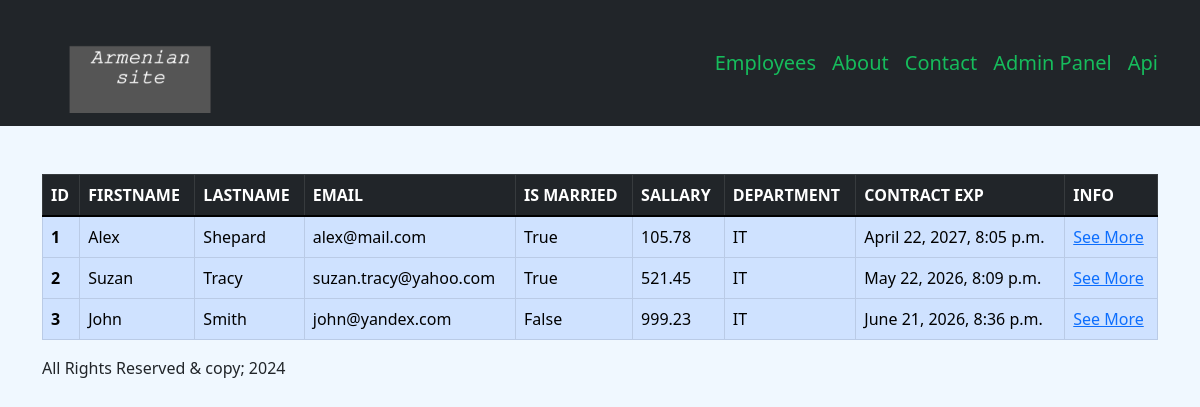
The app's page /employees/, older data.
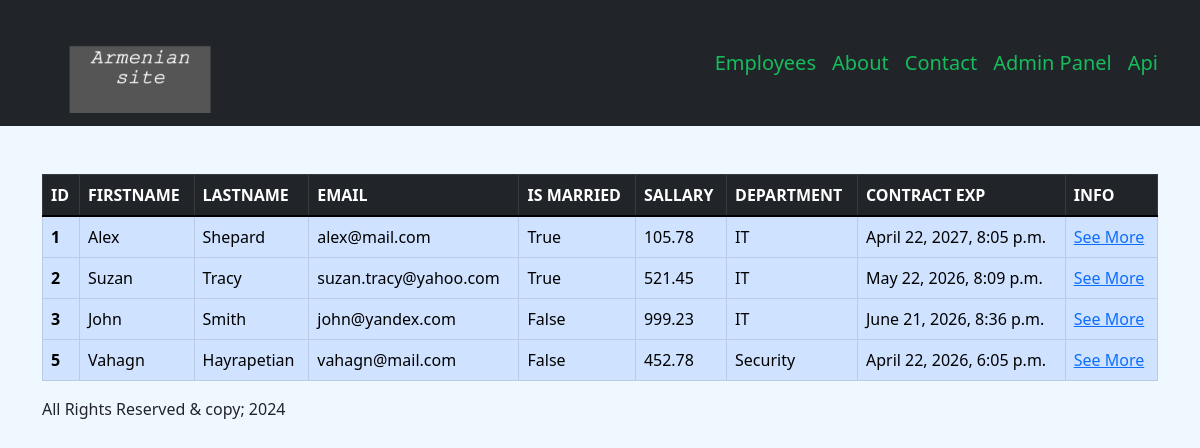
The same page, newer data.
### employees/models.py (models this page shows, shortened)
class Employee(models.Model):
    first_name = models.CharField(max_length=55)
    last_name = models.CharField(max_length=55)
    email = models.EmailField(max_length=255)
    is_married = models.BooleanField(default=False)
    salary = models.FloatField(default=0.0)
    contract_exp = models.DateTimeField()
    department = models.ForeignKey(Department, on_delete=models.CASCADE)
    created_at = models.DateTimeField(default=timezone.now)
    class Meta:
        verbose_name = "employee"
        verbose_name_plural = "employees"

class Department(models.Model):
    title= models.CharField(max_length=255)
    created_at = models.DateTimeField(default=timezone.now)
    def __str__(self):
        return self.title
    class Meta:
        verbose_name = "department"
        verbose_name_plural = "departments"

### employees/views.py (the view)
# urls.py: path("", include("employees.urls")),
def employees(request):
    employees = Employee.objects.all()
    return render(request, "employees.html", { "employees": employees })

### employees/templates/employees.html (shortened to what this page needs)
{% extends "base.html" %}
{% block employees_template %}
  <div class="table-responsive mt-5">
    <table class="table table-hover table-bordered table-primary">
      <thead class="table-dark">
        <tr>
          <th>ID</th>
          <th>FIRSTNAME</th>
          <th>LASTNAME</th>
          <th>EMAIL</th>
          <th>IS MARRIED</th>
          <th>SALLARY</th>
          <th>DEPARTMENT</th>
          <th>CONTRACT EXP</th>
          <th>INFO</th>
        </tr>
      </thead>
      <tbody>
        {% for employee in employees %}
          <tr>
            <th>{{ employee.id }}</th>
            <td>{{ employee.first_name }}</td>
            <td>{{ employee.last_name }}</td>
            <td>{{ employee.email }}</td>
            <td>{{ employee.is_married }}</td>
            <td>{{ employee.salary }}</td>
            <td>{{ employee.department }}</td>
            <td>{{ employee.contract_exp }}</td>
            <td>
              <a href="{% url 'app:single_employee' employee.id %}">See More</a>
            </td>
          </tr>
        {% endfor %}
      </tbody>
    </table>
  </div>
{% endblock %}

### employees/templates/base.html (shortened to what this page needs)
{% load static i18n %}
<!DOCTYPE html>
<html lang="en">
  <head>
  <link href="https://cdn.jsdelivr.net/npm/bootstrap@5.1.3/dist/css/bootstrap.min.css" rel="stylesheet">
  <link rel="stylesheet" href="https://cdn.jsdelivr.net/npm/swiper@11/swiper-bundle.min.css" />
  <link rel="stylesheet" href={% static "css/styles.css" %}>
  </head>
  <body>
    <nav class="navbar navbar-expand-lg navbar-dark bg-dark">
      <div class="container w-100">
        <a href="{% url 'app:index' %}"class="navbar-brand">
          <img
          src={% static "img/logo.png" %}
          alt="logo"
          class="img-fluid"
          style="width: 200px; height: 100px;"
          >
        </a>
        <div class="collapse navbar-collapse" id="mobileMenu">
          <ul class="navbar-nav  w-100 justify-content-end gap-3">
            <li class="nav-item">
              <a href="{% url 'app:employees' %}" style="color:#16bc5c" class="text-hover fs-5 text-decoration-none">Employees</a>
            </li>
            <li class="nav-item">
              <a href="{% url 'app:about' %}" style="color:#16bc5c" class="text-hover fs-5 text-decoration-none">About</a>
            </li>
            <li class="nav-item">
              <a href="{% url 'app:contact' %}" style="color:#16bc5c" class="text-hover fs-5 text-decoration-none">Contact</a>
            </li>
            <li class="nav-item">
              <a href="/admin"  target="_blank" style="color:#16bc5c" class="text-hover fs-5 text-decoration-none">Admin Panel</a>
            </li>
            <li class="nav-item">
              <a href="/api/v1/" target="_blank" style="color:#16bc5c" class="text-hover fs-5 text-decoration-none">Api</a>
            </li>
          </ul>
        </div>
      </div>
    </nav>
    <main class="container">
      {% block employees_template %}
      {% endblock %}
    </main>
    <footer>
      <div class="container">
        All Rights Reserved & copy; 2024
      </div>
    </footer>
  </body>
</html>

### static/css/styles.css (style rules this page uses)
body { background-color: aliceblue; }

Row changes from the older to the newer data that the page shows:
added Employee: id "5", first_name "Vahagn", last_name "Hayrapetian", email "vahagn@mail.com", is_married "False", salary "452.78", department "Security", contract_exp "April 22, 2026, 6:05 p.m."
